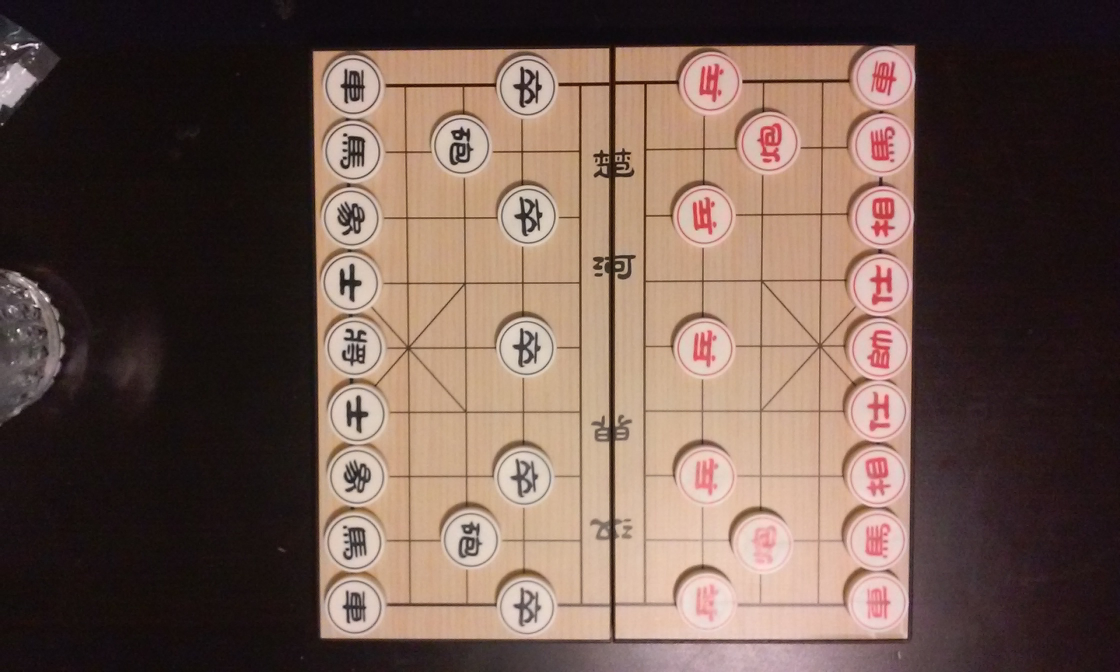
%> input picture DigitalImageProcessing/ChineseChessStateRecognition/Yu_code/Chinese_Chess_State_Recognition_Code/Database/view_1.jpg, 2240 x 1344 px (shown at 1/2 size)
$ octave --eval "result = chess_state_detection;"   (GNU Octave 9; MATLAB toolbox functions it lacks are replaced by stand-ins)
%> lines starting %> are read from the running program, lines starting %| are printed output that depends on the picture; in (x1, y1, x2, y2) boxes, pixels count from 0 and x2, y2 are one past the last pixel; in counts of white or black regions, pixels touching at a corner belong together; the program's own positions count from 1
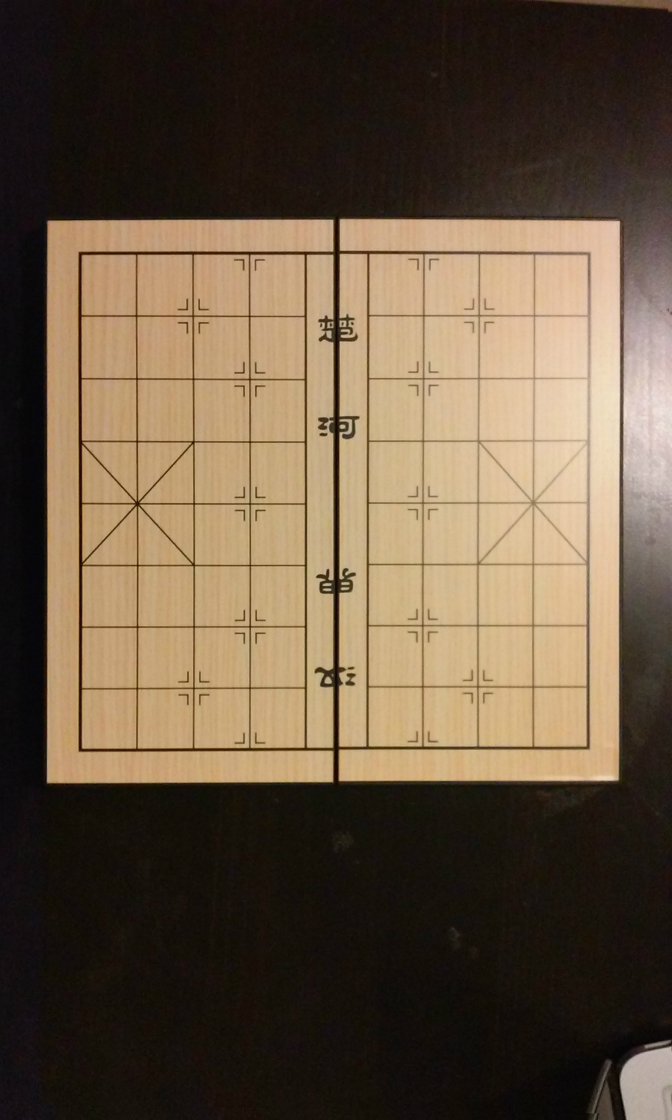
%> input picture DigitalImageProcessing/ChineseChessStateRecognition/Yu_code/Chinese_Chess_State_Recognition_Code/board_empty_golden.jpg, 1344 x 2240 px (shown at 1/2 size)
### DigitalImageProcessing/ChineseChessStateRecognition/Yu_code/Chinese_Chess_State_Recognition_Code/transform_board.m
function im_result = transform_board(im_color, im_board_golden)
    [height, width, ~] = size(im_color);
%> height = 1344; width = 2240
    im_board_orig_color = padarray(im_color, [max(height,width)-height,max(height,width)-width, 0]);
    im_board_orig = rgb2gray(im_board_orig_color);
    board_mask = generate_board_mask(im_board_orig);
    [T, corners, corners_golden] = find_homography_transformation(board_mask);
    im_result = align_and_crop(im_board_orig_color, im_board_golden, T, corners, corners_golden);
end

function board_mask = generate_board_mask(im_board)
    [height, width] = size(im_board);
%> height = 3136; width = 2240
    thresh = graythresh(im_board);
%> thresh = 0.349
    im_board_only_bw = im2bw(im_board, thresh);
%> im_board_only_bw: size 3136x2240 logical; 19.9% white; 181 white regions (119 under 20 px), largest, box (x1, y1, x2, y2) and area: (1228, 987, 1831, 2177) 688744, (626, 993, 1225, 2180) 651278, (1139, 2177, 1816, 2240) 37830
    figure;
    subplot(2,5,1);
    imshow(im_board);
    subplot(2,5,2);
    imshow(im_board_only_bw);
    im_board_only_bw = imfill(im_board_only_bw, 'holes');
%> im_board_only_bw: size 3136x2240 logical; 20.4% white; 139 white regions (106 under 20 px), largest, box (x1, y1, x2, y2) and area: (1228, 987, 1831, 2177) 692967, (626, 993, 1225, 2180) 679519, (1139, 2177, 1816, 2240) 38113
    subplot(2,5,3);
    imshow(im_board_only_bw);
    se = strel('disk', fix(height/500), 4);
%> se = {Dimensionality 2}
    im_board_only_bw = imerode(im_board_only_bw, se);
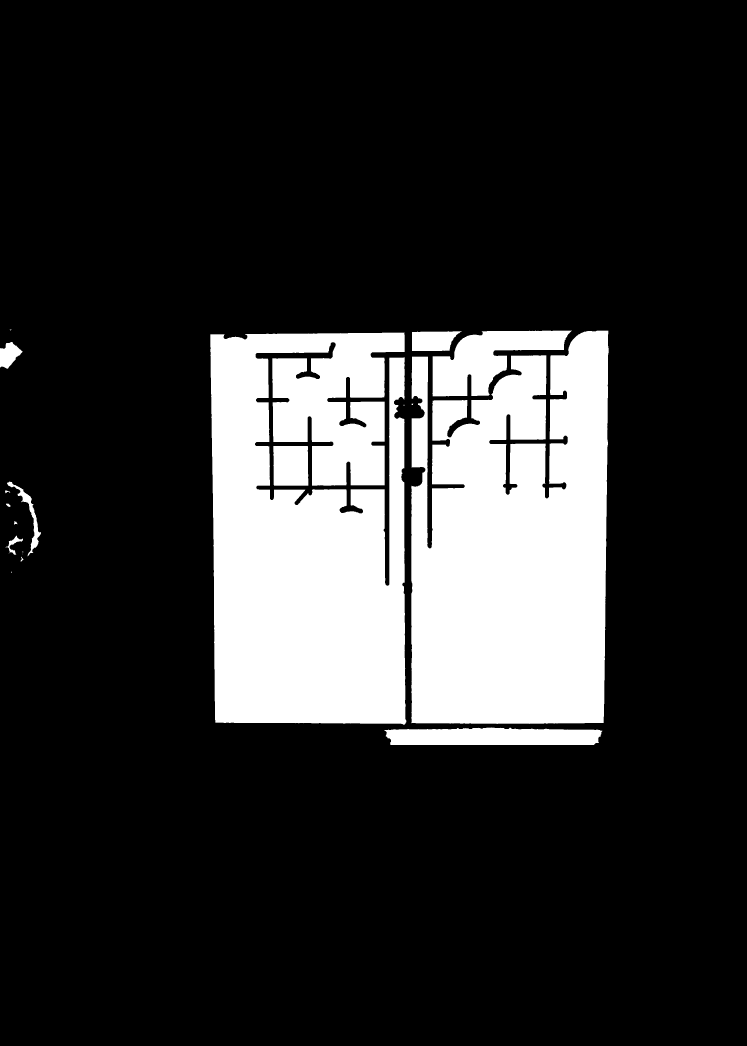
%> im_board_only_bw: size 3136x2240 logical (shown at 1/3 size); 18.6% white; 19 white regions (6 under 20 px)
    subplot(2,5,4);
    imshow(im_board_only_bw);
    STATS=regionprops(im_board_only_bw,'Area','Centroid','BoundingBox');
%> STATS = 19 regions; largest, box (x1, y1, x2, y2), Area and Centroid: (631, 998, 1219, 2174) 616053 [923.1 1607.3], (1234, 992, 1826, 2172) 593928 [1540.7 1647.3], (1297, 992, 1716, 1189) 42025 [1460.1 1078.7], (1153, 2182, 1807, 2235) 30308 [1480.4 2211.3], (820, 1338, 925, 1457) 12304 [873 1398]
    area=cat(1,STATS.Area);
%> area = 19 values, max 616053 at index 12, min 2 at index 11, mean 68917.4
    im_board_only_bw = bwareaopen(im_board_only_bw,fix(max(area(:))*0.5));
%> im_board_only_bw: size 3136x2240 logical; 17.2% white; 2 white regions, box (x1, y1, x2, y2) and area: (631, 998, 1219, 2174) 616053, (1234, 992, 1826, 2172) 593928
    subplot(2,5,5);
    imshow(im_board_only_bw);
    se = strel('disk', fix(height/500), 4);
    im_board_only_bw = imdilate(im_board_only_bw, se);
%> im_board_only_bw: size 3136x2240 logical; 18.4% white; 2 white regions, box (x1, y1, x2, y2) and area: (626, 993, 1224, 2179) 663373, (1229, 987, 1831, 2177) 632557
    subplot(2,5,6);
    imshow(im_board_only_bw);
    se = strel('disk', fix(height/50), 4);
    im_board_only_bw = imdilate(im_board_only_bw, se);
%> im_board_only_bw: size 3136x2240 logical; 23.7% white; 1 white region, box (x1, y1, x2, y2) and area: (565, 926, 1892, 2240) 1661950
    subplot(2,5,7);
    imshow(im_board_only_bw);
    im_board_only_bw = imfill(im_board_only_bw, 'holes');
    subplot(2,5,8);
    imshow(im_board_only_bw);
    se = strel('disk', fix(height/50), 4);
    im_board_only_bw = imerode(im_board_only_bw, se);
%> im_board_only_bw: size 3136x2240 logical; 19.2% white; 1 white region
    subplot(2,5,9);
    imshow(im_board_only_bw);
    STATS=regionprops(im_board_only_bw,'Area','Centroid','BoundingBox');
%> STATS = 1 region; box (x1, y1, x2, y2), Area and Centroid: (626, 987, 1831, 2179) 1345540 [1221.1 1605.7]
    area=cat(1,STATS.Area);
%> area = 1345540
    im_board_only_bw = bwareaopen(im_board_only_bw,fix(max(area(:))*0.2));
    subplot(2,5,10);
    imshow(im_board_only_bw.*im_board);
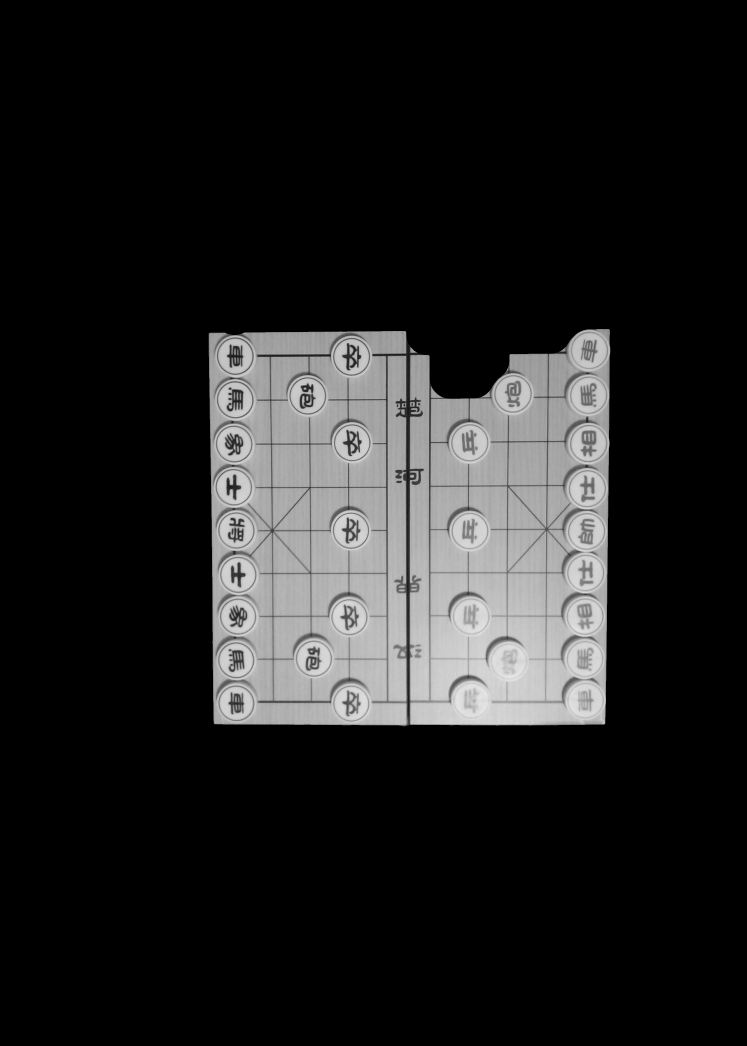
%> displayed picture: size 3136x2240, on the screen's scale of 0 to 255 (shown at 1/3 size); min 0, max 232, mean 32.4
    board_mask = im_board_only_bw;
end

function [T, corners, corners_golden] = find_homography_transformation(board_mask)
    corners = find_corners(board_mask);
    corners_golden = load('golden_corners.mat');
    corners_golden = corners_golden.corners;
    v=homography_solve(corners',corners_golden');
    T=projective2d(v');

end

% [25 lines left out: function align_and_crop, not called in this run]

### DigitalImageProcessing/ChineseChessStateRecognition/Yu_code/Chinese_Chess_State_Recognition_Code/find_corners.m
%%find_corners function from Spring 2012~2013 project Pool Table Edge,
%%Pocket and Ball Position Estimation.
function corners = find_corners(picture_edges)
index = 1;
picture_label=bwlabel(picture_edges,4);
%> picture_label: size 3136x2240 double; values 0 (black) and 1 (white), 19.2% white; 1 white region
STATS=regionprops(picture_label,'Area','Centroid','BoundingBox');
area=cat(1,STATS.Area);
%> area = 1345540
centroid=cat(1,STATS.Centroid);
%> centroid = [1221.1 1605.7]
boundingbox=cat(1,STATS.BoundingBox);
%> boundingbox = [626.5 987.5 1205 1192]
cent=centroid(1,:);
%> cent = [1221.1 1605.7]
bound=boundingbox(1,:);
%> bound = [626.5 987.5 1205 1192]
vertex(1,1)=cent(1)-bound(3)/2;
vertex(1,2)=cent(2)-bound(4)/2;
vertex(2,1)=cent(1)+bound(3)/2;
vertex(2,2)=cent(2)-bound(4)/2;
vertex(3,1)=cent(1)-bound(3)/2;
vertex(3,2)=cent(2)+bound(4)/2;
vertex(4,1)=cent(1)+bound(3)/2;
vertex(4,2)=cent(2)+bound(4)/2;
start=round((vertex(3,2)-vertex(1,2))./4+vertex(1,2));
%> start = 1308
stop=round((vertex(3,2)-vertex(1,2)).*3/4+vertex(1,2));
%> stop = 1904
picture_zero=picture_edges*0;
%> picture_zero: size 3136x2240 double; every value is 0
for y=start:stop
    x=1;
    % looks for binarized white edges of table
    while (picture_edges(y,x)==0)
        x=x+1;
    end
    % saves edges in arrays
    picture_zero(y,x)=1;
end
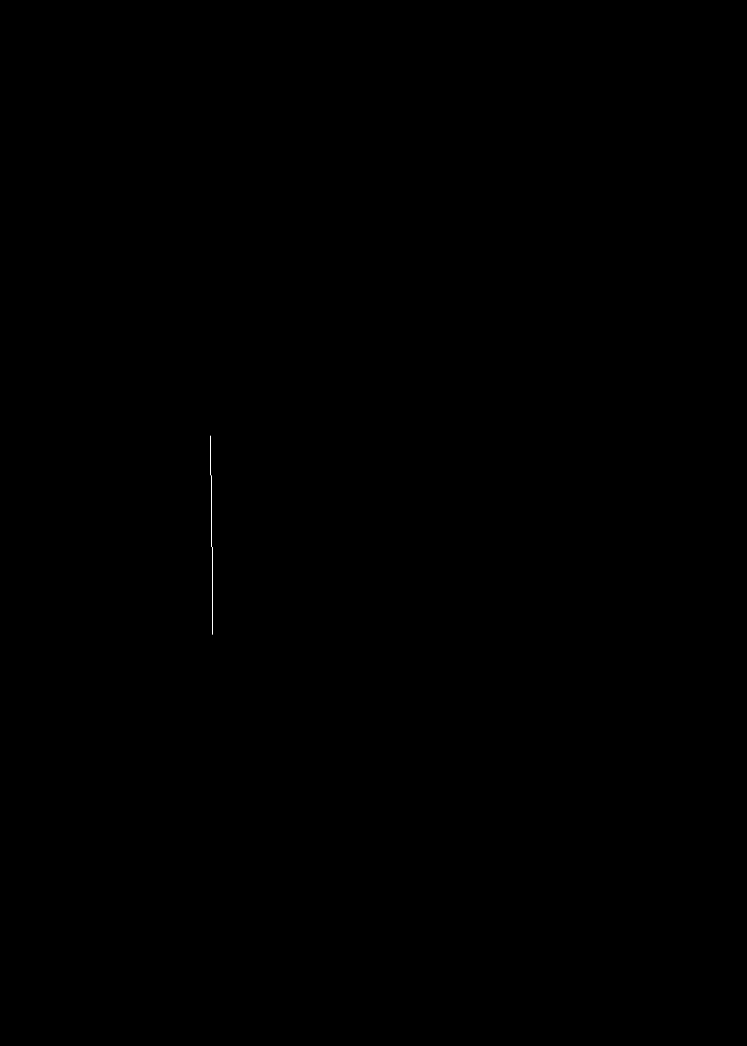
%> picture_zero: size 3136x2240 double (shown at 1/3 size); values 0 (black) and 1 (white), 0.01% white in thin lines or dots, all inside (x1, y1, x2, y2) = (630, 1307, 639, 1904)
% Hough transform
[H,theta,rho]=hough(picture_zero,'Theta',-90:0.1:89.999);
%> theta = 1800 values from -90 to 89.9; rho = 7707 values from -3853 to 3853
peaks=houghpeaks(H,1);
%> peaks = [4469 894]
t=theta(peaks(1,2))*pi/180;
%> t = -0.0122
r=rho(peaks(1,1));
%> r = 615
if tan(t)==0
    slope=99999;
else
    slope=-1./tan(t);
%> slope = 81.85
end
if sin(t)==0
    intercept=-r(index)*slope;
else
    intercept=r./sin(t);
%> intercept = -50339.7
end

slope_left=slope;
%> slope_left = 81.85
intercept_left=intercept;
%> intercept_left = -50339.7


start=round((vertex(4,2)-vertex(2,2))./4+vertex(2,2));
stop=round((vertex(4,2)-vertex(2,2)).*3/4+vertex(2,2));
picture_zero=picture_edges*0;
for y=start:stop
    x=size(picture_edges,2);
    % looks for binarized white edges of table
    while (picture_edges(y,x)==0)
        x=x-1;
    end
    % saves edges in arrays
    picture_zero(y,x)=1;
end
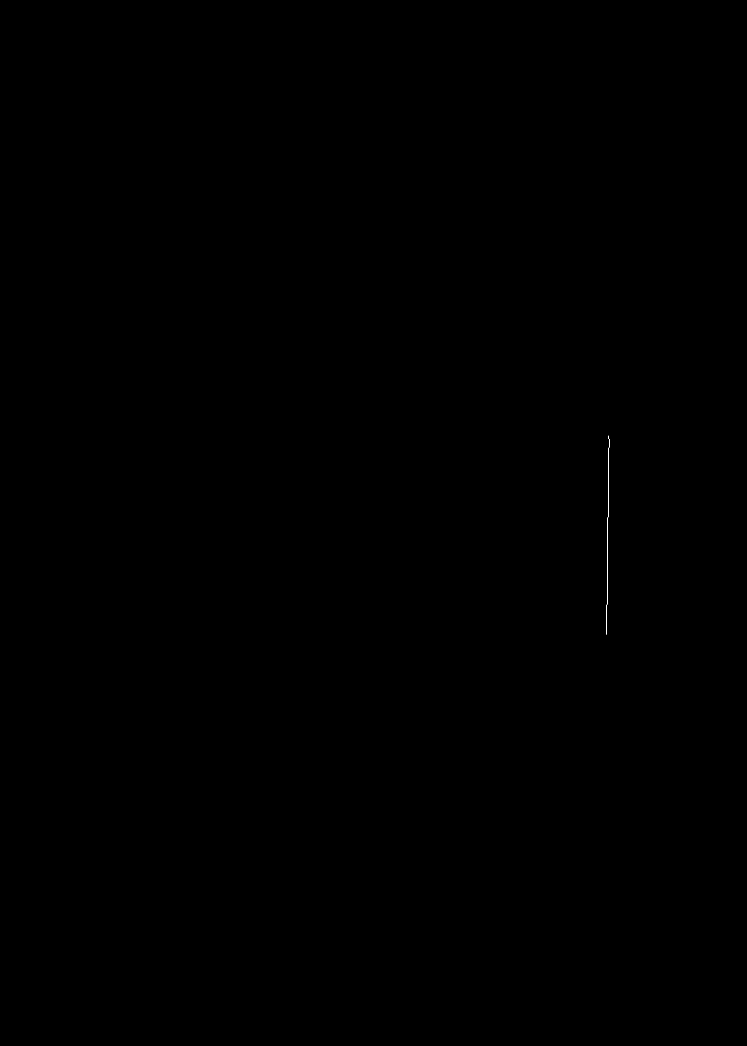
%> picture_zero: size 3136x2240 double (shown at 1/3 size); values 0 (black) and 1 (white), 0.01% white in thin lines or dots, all inside (x1, y1, x2, y2) = (1819, 1307, 1829, 1904)
% Hough transform
[H,theta,rho]=hough(picture_zero,'Theta',-90:0.1:89.999);
peaks=houghpeaks(H,1);
%> peaks = [5699 909]
t=theta(peaks(1,2))*pi/180;
%> t = 0.014
r=rho(peaks(1,1));
%> r = 1845
if tan(t)==0
    slope=99999;
else
    slope=-1./tan(t);
%> slope = -71.62
end
if sin(t)==0
    intercept=-r(index)*slope;
else
    intercept=r./sin(t);
%> intercept = 132142.7
end

slope_right=slope;
%> slope_right = -71.62
intercept_right=intercept;
%> intercept_right = 132142.7


start=round((vertex(2,1)-vertex(1,1))./4+vertex(1,1));
%> start = 920
stop=round((vertex(2,1)-vertex(1,1)).*3/4+vertex(1,1));
%> stop = 1522
picture_zero=picture_edges*0;
for x=start:stop
    y=1;
    % looks for binarized white edges of table
    while (picture_edges(y,x)==0)
        y=y+1;
    end
    % saves edges in arrays
    picture_zero(y,x)=1;
end
% Hough transform
[H,theta,rho]=hough(picture_zero,'Theta',-90:0.1:89.999);
peaks=houghpeaks(H,1);
t=theta(peaks(1,2))*pi/180;
r=rho(peaks(1,1));
if tan(t)==0
    slope=99999;
else
    slope=-1./tan(t);
end
if sin(t)==0
    intercept=-r(index)*slope;
else
    intercept=r./sin(t);
end

slope_top=slope;
intercept_top=intercept;


start=round((vertex(4,1)-vertex(3,1))./4+vertex(3,1));
stop=round((vertex(4,1)-vertex(3,1)).*3/4+vertex(3,1));
picture_zero=picture_edges*0;
for x=start:stop
    y=size(picture_edges,1);
    % looks for binarized white edges of table
    while (picture_edges(y,x)==0)
        y=y-1;
    end
    % saves edges in arrays
    picture_zero(y,x)=1;
end
% Hough transform
[H,theta,rho]=hough(picture_zero,'Theta',-90:0.1:89.999);
peaks=houghpeaks(H,1);
t=theta(peaks(1,2))*pi/180;
r=rho(peaks(1,1));
if tan(t)==0
    slope=99999;
else
    slope=-1./tan(t);
end
if sin(t)==0
    intercept=-r(index)*slope;
else
    intercept=r./sin(t);
end


slope_bottom=slope;
intercept_bottom=intercept;


corner_upper_left(1)=(intercept_left-intercept_top)./(slope_top-slope_left);
corner_upper_left(2)=slope_top.*corner_upper_left(1)+intercept_top;

corner_upper_right(1)=(intercept_right-intercept_top)./(slope_top-slope_right);
corner_upper_right(2)=slope_top.*corner_upper_right(1)+intercept_top;

corner_lower_left(1)=(intercept_left-intercept_bottom)./(slope_bottom-slope_left);
corner_lower_left(2)=slope_bottom.*corner_lower_left(1)+intercept_bottom;

corner_lower_right(1)=(intercept_right-intercept_bottom)./(slope_bottom-slope_right);
corner_lower_right(2)=slope_bottom.*corner_lower_right(1)+intercept_bottom;
corners = [corner_upper_left(1),corner_upper_left(2);...
    corner_upper_right(1),corner_upper_right(2);...
    corner_lower_left(1),corner_lower_left(2);
    corner_lower_right(1),corner_lower_right(2)];
end

### DigitalImageProcessing/ChineseChessStateRecognition/Yu_code/Chinese_Chess_State_Recognition_Code/chess_state_detection.m
function piece_infos = chess_state_detection(im_board_orig_color)
    if nargin == 0
        run('/Applications/MATLAB_R2015a.app/toolbox/vlfeat-0.9.20/toolbox/vl_setup.m');
        im_board_orig_color = imresize(im2double(imread('Database/view_1.jpg')),1);
    end
    im_board_golden_color = im2double(imread('board_empty_golden.jpg'));
    im_board_golden = rgb2gray(im_board_golden_color);
    figure;
    imshow(im_board_orig_color);
    im_board_top_down = transform_board(im_board_orig_color, im_board_golden);
    figure;
    imshow(0.5*(im_board_top_down+im_board_golden_color));
    piece_infos = char_recognition(im_board_top_down);
    piece_infos = color_recognition(piece_infos);
%     piece_infos = [];
end
%> (the run ends here)
